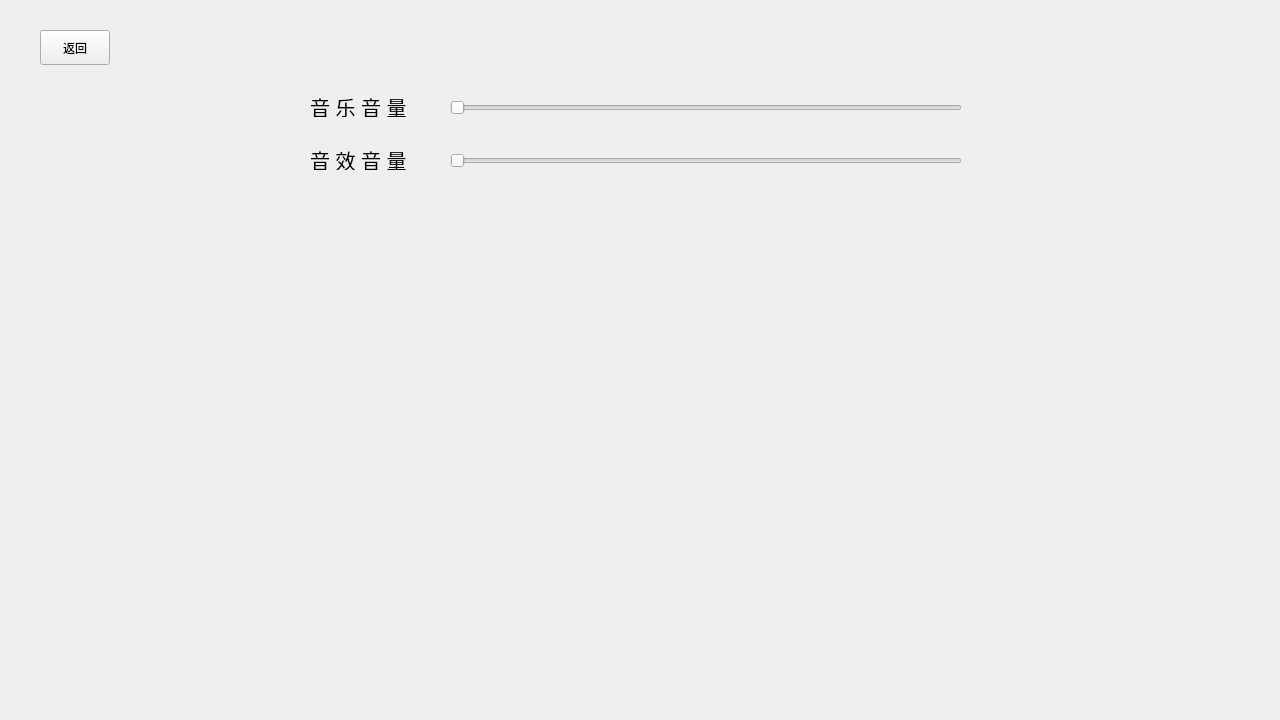
<?xml version="1.0" encoding="UTF-8"?>
<ui version="4.0">
 <class>w2</class>
 <widget class="QWidget" name="w2">
  <property name="geometry">
   <rect>
    <x>0</x>
    <y>0</y>
    <width>1280</width>
    <height>720</height>
   </rect>
  </property>
  <property name="sizeIncrement">
   <size>
    <width>0</width>
    <height>0</height>
   </size>
  </property>
  <property name="windowTitle">
   <string>设置</string>
  </property>
  <property name="windowIcon">
   <iconset resource="pic.qrc">
    <normaloff>:/pic/resources/config.png</normaloff>:/pic/resources/config.png</iconset>
  </property>
  <property name="autoFillBackground">
   <bool>false</bool>
  </property>
  <widget class="QPushButton" name="pushButton">
   <property name="geometry">
    <rect>
     <x>40</x>
     <y>30</y>
     <width>70</width>
     <height>35</height>
    </rect>
   </property>
   <property name="text">
    <string>返回</string>
   </property>
  </widget>
  <widget class="QSlider" name="horizontalSlider">
   <property name="geometry">
    <rect>
     <x>450</x>
     <y>100</y>
     <width>512</width>
     <height>16</height>
    </rect>
   </property>
   <property name="orientation">
    <enum>Qt::Horizontal</enum>
   </property>
  </widget>
  <widget class="QLabel" name="label">
   <property name="geometry">
    <rect>
     <x>412</x>
     <y>87</y>
     <width>41</width>
     <height>41</height>
    </rect>
   </property>
   <property name="text">
    <string/>
   </property>
   <property name="scaledContents">
    <bool>true</bool>
   </property>
  </widget>
  <widget class="QLabel" name="label_2">
   <property name="geometry">
    <rect>
     <x>310</x>
     <y>97</y>
     <width>111</width>
     <height>20</height>
    </rect>
   </property>
   <property name="font">
    <font>
     <pointsize>15</pointsize>
    </font>
   </property>
   <property name="text">
    <string>音 乐 音 量</string>
   </property>
   <property name="scaledContents">
    <bool>false</bool>
   </property>
  </widget>
  <widget class="QLabel" name="label_3">
   <property name="geometry">
    <rect>
     <x>310</x>
     <y>150</y>
     <width>111</width>
     <height>20</height>
    </rect>
   </property>
   <property name="font">
    <font>
     <pointsize>15</pointsize>
    </font>
   </property>
   <property name="text">
    <string>音 效 音 量</string>
   </property>
   <property name="scaledContents">
    <bool>false</bool>
   </property>
  </widget>
  <widget class="QLabel" name="label_4">
   <property name="geometry">
    <rect>
     <x>412</x>
     <y>140</y>
     <width>41</width>
     <height>41</height>
    </rect>
   </property>
   <property name="text">
    <string/>
   </property>
   <property name="pixmap">
    <pixmap resource="pic.qrc">:/pic/resources/sound.png</pixmap>
   </property>
   <property name="scaledContents">
    <bool>true</bool>
   </property>
  </widget>
  <widget class="QSlider" name="horizontalSlider_2">
   <property name="geometry">
    <rect>
     <x>450</x>
     <y>153</y>
     <width>512</width>
     <height>16</height>
    </rect>
   </property>
   <property name="orientation">
    <enum>Qt::Horizontal</enum>
   </property>
  </widget>
 </widget>
 <resources>
  <include location="pic.qrc"/>
 </resources>
 <connections/>
</ui>
